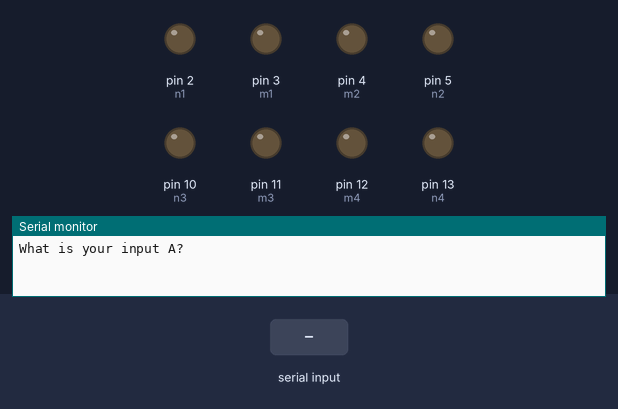
Simulated run of this sketch. Board: Arduino Uno, built with avr-gcc and run on an emulated ATmega328P. Parts: output pins drawn as LEDs (lit = HIGH), the last lines printed to the serial monitor. The inputs (shaded band) are chosen by the test bench.

Above: at 1.2 s.
1.3 s: "90,45\n" received over Serial
At 2.2 s:
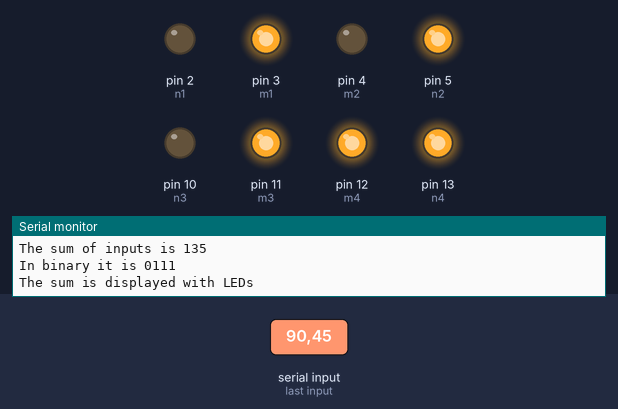
4.3 s: "30,150\n" received over Serial
At 5.7 s:
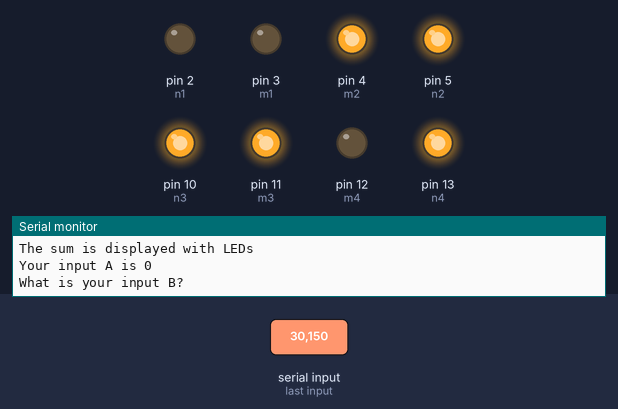
7.3 s: "5\n" received over Serial
At 9.4 s:
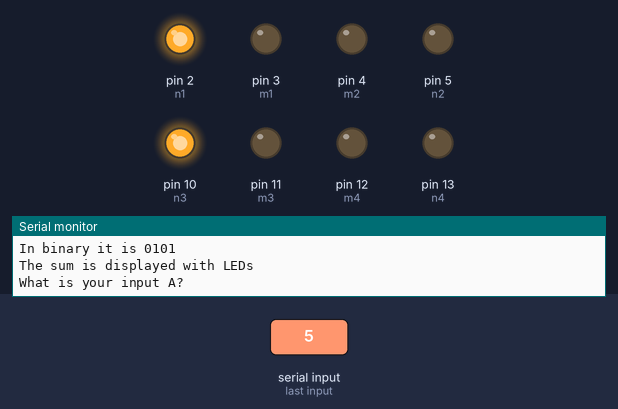
9.8 s: "90\n" received over Serial
At 11.3 s:
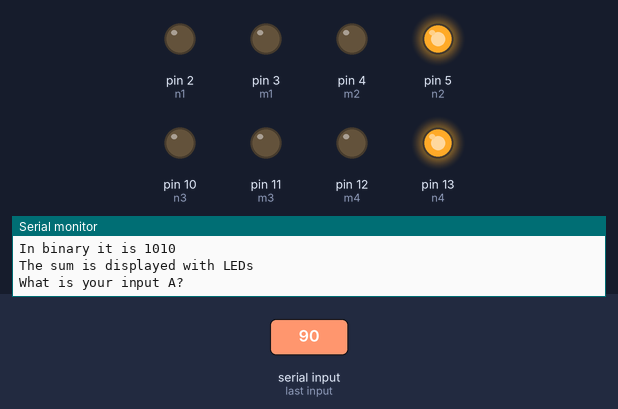
12.3 s: "200\n" received over Serial
At 14.5 s:
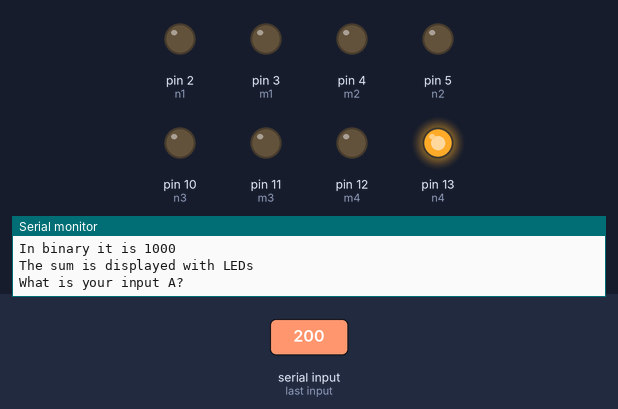
14.8 s: "1,90\n" received over Serial
At 16.0 s:
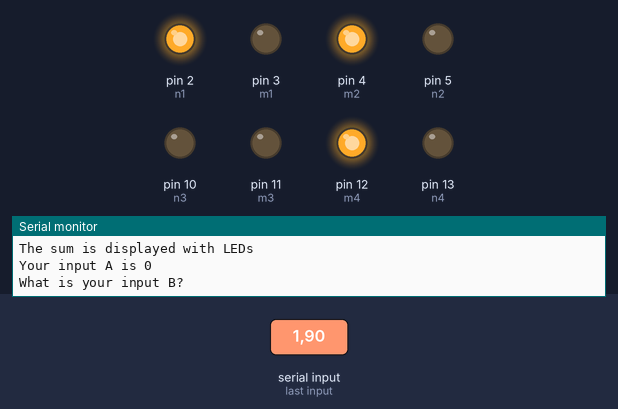
Timing chart, 0 to 18.4 s (numbered marks = the images above; inputs shaded):
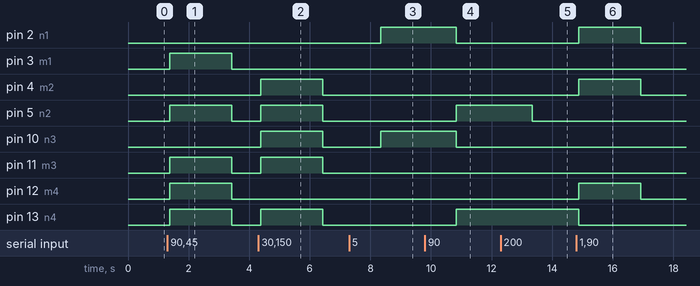

The sketch:

lab_5_ex_21.ino
```cpp
// n - 4-bit representation of number 1
int n1 = 2;
int n2 = 5;
int n3 = 10;
int n4 = 13;

// m - 4-bit representation of number 2
int m1 = 3;
int m2 = 4;
int m3 = 11;
int m4 = 12;

// boolean variable which is used to wait until the first input
bool shouldReadInput = true;

void setup()
{
  pinMode(n1, OUTPUT);
  pinMode(n2, OUTPUT);
  pinMode(n3, OUTPUT);
  pinMode(n4, OUTPUT);
  pinMode(m1, OUTPUT);
  pinMode(m2, OUTPUT);
  pinMode(m3, OUTPUT);
  pinMode(m4, OUTPUT);

  Serial.begin(9600);
}

void loop()
{
    if (shouldReadInput) {
    	Serial.println("What is your input A?");
      	shouldReadInput = false;
    }

    while (Serial.available() > 0) {
  		int num1 = Serial.parseInt();
        Serial.print("Your input A is ");
        Serial.println(num1);

        Serial.println("What is your input B?");
        int num2 = Serial.parseInt();
        Serial.print("Your input B is ");
        Serial.println(num2);

        int sum = num1 + num2; // computed sum
        Serial.print("The sum of inputs is ");
        Serial.println(sum);

        Serial.print("In binary it is ");
        for (int i = 3; i >= 0; i--) {
            Serial.print(bitRead(sum, i));
        }
        Serial.println();
        Serial.println("The sum is displayed with LEDs");

      	// add first number by bits for 4-bit adder
      	digitalWrite(n1, bitRead(num1, 0));
      	digitalWrite(n2, bitRead(num1, 1));
      	digitalWrite(n3, bitRead(num1, 2));
      	digitalWrite(n4, bitRead(num1, 3));

      	// add second number by bits for 4-bit adder
      	digitalWrite(m1, bitRead(num2, 0));
      	digitalWrite(m2, bitRead(num2, 1));
      	digitalWrite(m3, bitRead(num2, 2));
      	digitalWrite(m4, bitRead(num2, 3));

        Serial.println();
      	shouldReadInput = true;
    }
}
```

Measured:
- after the input at 1.3 s, pin 3 (m1), pin 5 (n2), pin 11 (m3), pin 12 (m4), pin 13 (n4): LOW → HIGH after 0.08 s, → LOW 2.0 s later
- after the input at 4.3 s, pin 4 (m2), pin 5 (n2), pin 10 (n3), pin 11 (m3), pin 13 (n4): LOW → HIGH after 0.09 s, → LOW 2.0 s later
- after the input at 7.3 s, pin 2 (n1), pin 10 (n3): LOW → HIGH after 1.0 s
- after the input at 9.8 s, pin 2 (n1), pin 10 (n3): HIGH → LOW after 1.0 s; pin 5 (n2), pin 13 (n4): LOW → HIGH after 1.0 s
- after the input at 12.3 s, pin 5 (n2): HIGH → LOW after 1.0 s
- after the input at 14.8 s, pin 2 (n1), pin 4 (m2), pin 12 (m4): LOW → HIGH after 0.08 s, → LOW 2.0 s later; pin 13 (n4): HIGH → LOW after 0.08 s
